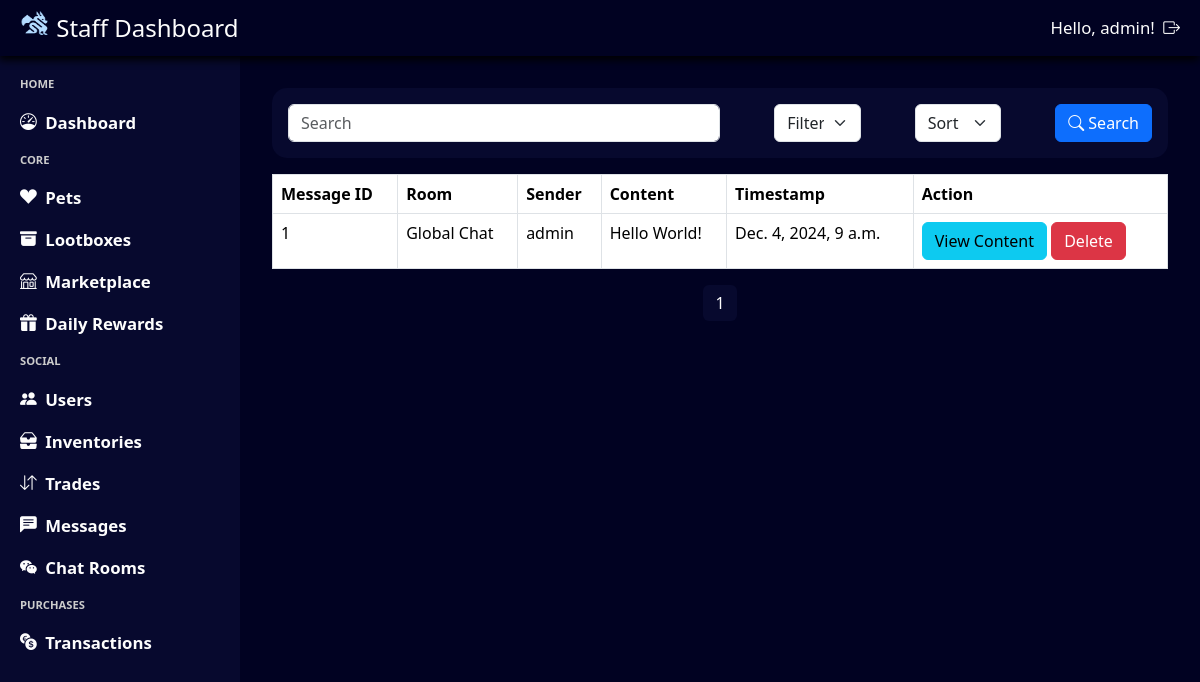
/staff/chats/ (signed in), run on an earlier commit of the app's database.
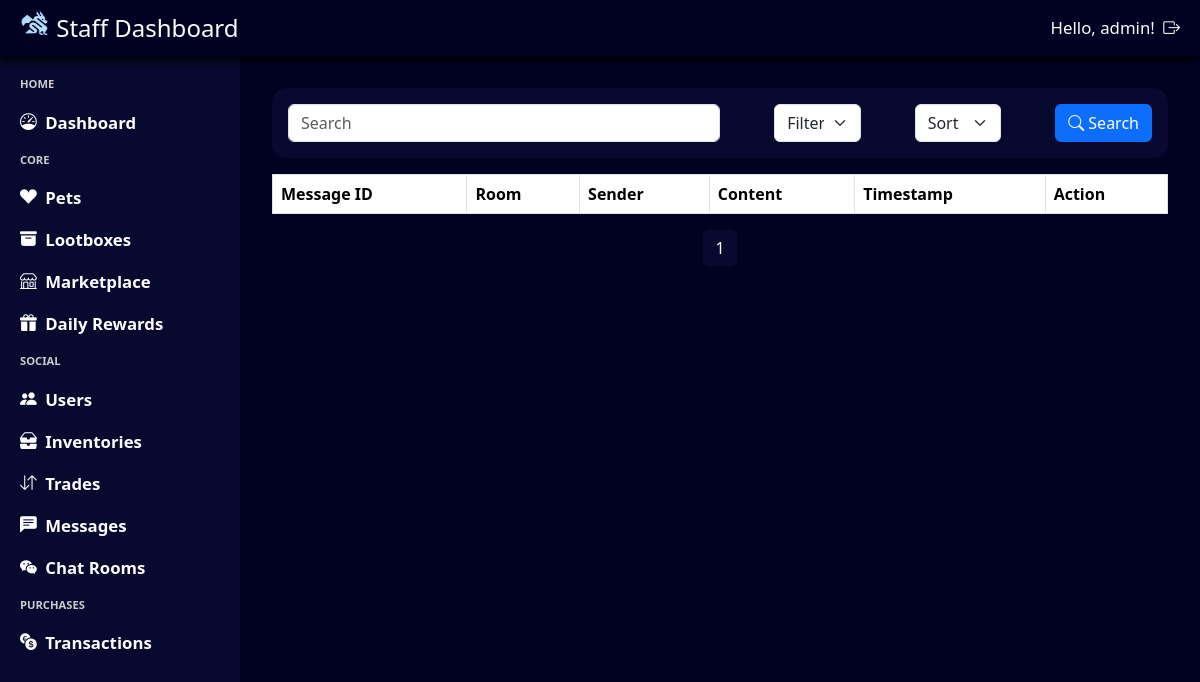
And on a later commit of the database.
### chat/models.py (models this page shows, shortened)
class Message(models.Model):
    room = models.ForeignKey(ChatRoom, on_delete=models.CASCADE, related_name="messages")
    sender = models.ForeignKey(User, on_delete=models.CASCADE, related_name="sent_messages")
    content = models.TextField()
    timestamp = models.DateTimeField(auto_now_add=True)

class ChatRoom(models.Model):
    ROOM_TYPES = [
        ('global', 'Global'),
        ('private', 'Private')
    ]
    type = models.CharField(max_length=10, choices=ROOM_TYPES)
    name = models.CharField(max_length=100, unique=True)
    members = models.ManyToManyField(User, blank=True)

### admin_system/views.py (the view, shortened to what this page needs)
# urls.py: path('chats/', views.query_chats, name='query_chats'),
@login_required(login_url='admin_login')
@user_passes_test(login_url='admin_login', test_func=is_staff)
def query_chats(request):
    query = request.GET.get('search', '')
    filter_by = request.GET.get('filter', '')
    sort_by = request.GET.get('sort', '')
    messages = Message.objects.all()
    if sort_by == 'descending':
        messages = messages.reverse()
    paginator = Paginator(messages, 10)  # Show 10 messages per page
    page_number = request.GET.get('page')
    page_obj = paginator.get_page(page_number)
    return render(request, 'staff_messages.html', {'page_obj': page_obj})

### admin_system/views.py (called while the page is built)
def is_staff(user):
    return user.is_staff

### base_template/context_processor.py (called while the page is built)
def profile_context(request):
    if request.user.is_authenticated:
        try:
            profile = Profile.objects.get(user = request.user)
            return {'navbar_profile': profile}
        except Profile.DoesNotExist:
            return {'navbar_profile': None}
    return {'navbar_profile': None}

### notification/context_processor.py (called while the page is built)
def notification_context(request):
    if request.user.is_authenticated:
        notifications = Notification.objects.filter(user=request.user, notif_status=Notification.Status.unread).count()
        return {'notifications': notifications}
    return {'notifications': 0}

### admin_system/templates/staff_messages.html (shortened to what this page needs)
{% extends "staff_template.html" %}
{% load static %}
{% block css %}
    <link rel="stylesheet" href="{% static 'staff_messages.css' %}"/>
{% endblock %}
{% block content %}
<div class="staff-messages-container">
    <form class="staff-messages-header" method="get" action="{% url 'query_chats' %}">
        <div id="search-container">
            <input type="text" name="search" class="form-control staff-messages-header-search" placeholder="Search" aria-label="Search" aria-describedby="basic-addon1">
        </div>
        <select name="filter" class="form-select staff-messages-header-filter" aria-label="Filter">
            <option value="message_id" selected>Filter by: Message ID</option>
        </select>
        <select name="sort" class="form-select staff-messages-header-sort" aria-label="Sort">
            <option value="" selected disabled>Sort by:</option>
        </select>
        <button class="btn btn-primary staff-messages-header-button" id="staff-messages-header-button-search">
            <i class="bi bi-search"></i>
            Search
        </button>
    </form>
    <table class="table table-bordered">
        <thead>
            <tr>
                <th>Message ID</th>
                <th>Room</th>
                <th>Sender</th>
                <th>Content</th>
                <th>Timestamp</th>
                <th>Action</th>
            </tr>
        </thead>
        <tbody>
            {% for message in page_obj %}
            <tr>
                <td>{{ message.id }}</td>
                <td>{{ message.room.name }}</td>
                <td>{{ message.sender.username }}</td>
                <td>{{ message.content|truncatechars:20 }}</td>
                <td>{{ message.timestamp }}</td>
                <td>
                    <button type="button" class="btn btn-info" data-toggle="modal" data-target="#viewMessageModal{{ message.id }}">View Content</button>
                    <button type="button" class="btn btn-danger" data-toggle="modal" data-target="#deleteMessageModal{{ message.id }}">Delete</button>
                </td>
            </tr>
            {% endfor %}
        </tbody>
    </table>
    <nav aria-label="Page navigation">
        <ul class="pagination">
            {% for num in page_obj.paginator.page_range %}
                {% if page_obj.number == num %}
                    <li class="page-item active"><a class="page-link" href="#">{{ num }}</a></li>
                {% elif num > page_obj.number|add:'-3' and num < page_obj.number|add:'3' %}
                    <li class="page-item"><a class="page-link" href="?page={{ num }}">{{ num }}</a></li>
                {% endif %}
            {% endfor %}
        </ul>
    </nav>
</div>
{% endblock %}

What changed in the data, as far as the page shows it:
removed Message: id "1", room.name "Global Chat", sender.username "admin", content "Hello World!", timestamp "Dec. 4, 2024, 9 a.m."
